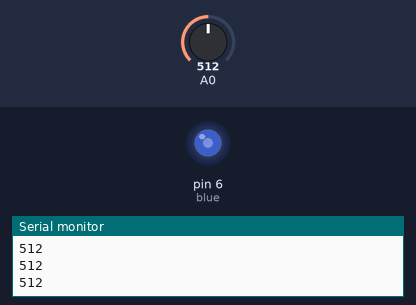
This sketch was run on a simulated Arduino Uno, built with avr-gcc and run on an emulated ATmega328P. On the bench: output pins drawn as LEDs (lit = HIGH), the last lines printed to the serial monitor. Inputs (shaded band) come from the test bench; at power-on: A0 = 512.

Above: at 1.2 s.
1.3 s: A0 set to 716
At 2.3 s:
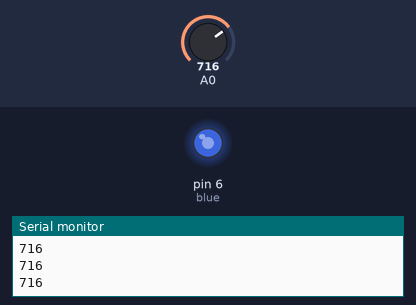
2.8 s: A0 set to 900
At 3.6 s:
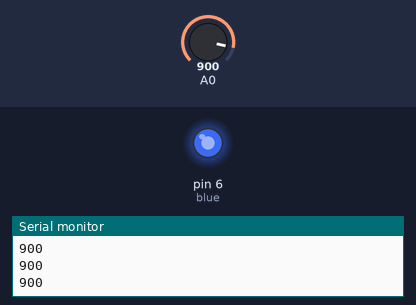
4.3 s: A0 set to 122
At 4.6 s:
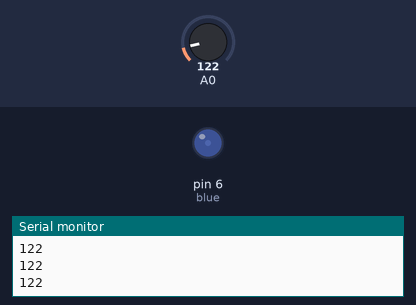
Timing chart, 0 to 7.3 s (numbered marks = the images above; inputs shaded):
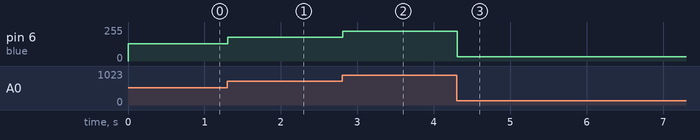

Measured:
- after the input at 1.3 s, pin 6 (blue): 128/255 → 178/255 at once
- after the input at 2.8 s, pin 6 (blue): 178/255 → 224/255 at once
- after the input at 4.3 s, pin 6 (blue): 224/255 → 31/255 at once

The sketch:

LED_fading_up_and_down.ino
```cpp
int reading;
int blue = 6;
int brightness;


void setup(){
  Serial.begin(9600);
  pinMode(blue,OUTPUT);

}

void loop(){
  reading = analogRead(A0);
  brightness = map(reading,0,1023,1,255);
  Serial.println(reading);

  analogWrite(blue, brightness);

}
```
